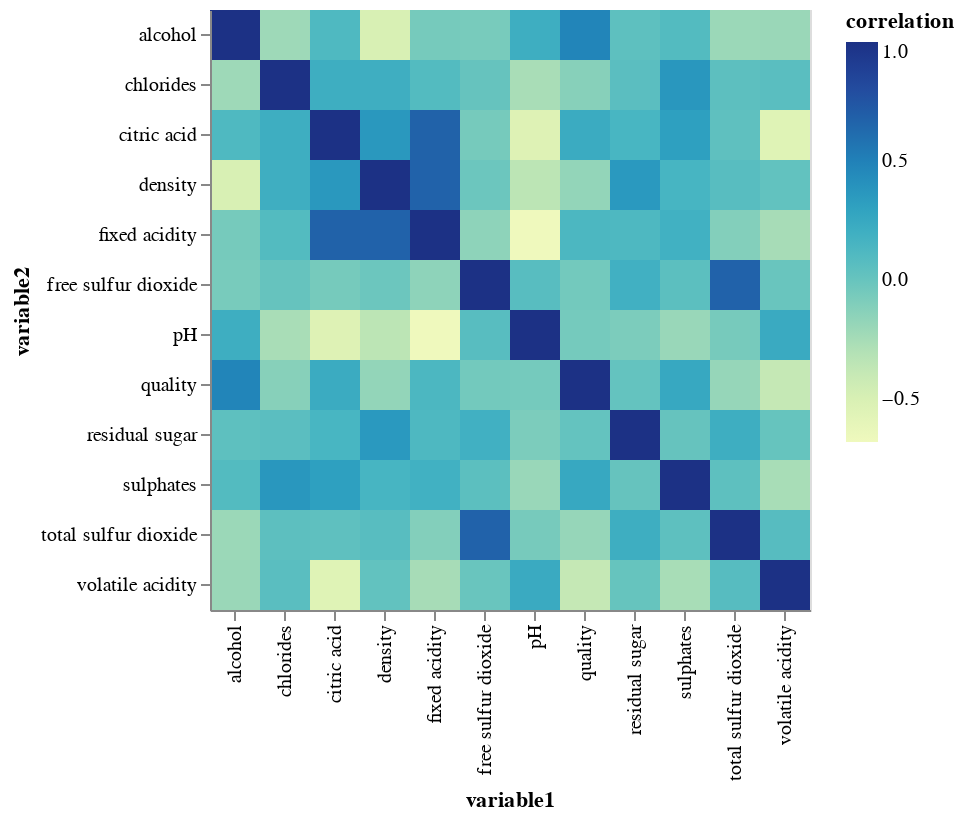

Notebook code for this chart:
### Code cell
# This is the inter-related correlations of each chemical ingredient
# Judging on the correlations we may be able to infer coefficient signage.

alt.Chart(cor_data).mark_rect().encode(
    alt.X('variable1:O'),
    alt.Y('variable2:O'),
    alt.Color('correlation'),
    alt.Tooltip(['correlation_label']),
).interactive().properties(width=300, height=300)

### Figure 1 — Vega-Lite specification as saved in the notebook (floating-point values rounded to 4 significant figures; data arrays with more than 128 entries replaced by an {"elided": "..."} marker saying what was removed)
{"config": {"view": {"continuousWidth": 400, "continuousHeight": 300}}, "data": {"name": "data-86df13f9726282d8f16648cc5c382b87"}, "mark": "rect", "encoding": {"color": {"field": "correlation", "type": "quantitative"}, "tooltip": [{"field": "correlation_label", "type": "nominal"}], "x": {"field": "variable1", "type": "ordinal"}, "y": {"field": "variable2", "type": "ordinal"}}, "height": 300, "selection": {"selector001": {"type": "interval", "bind": "scales", "encodings": ["x", "y"]}}, "width": 300, "$schema": "https://vega.github.io/schema/vega-lite/v4.17.0.json", "datasets": {"data-86df13f9726282d8f16648cc5c382b87": {"elided": "144 records"}}}
